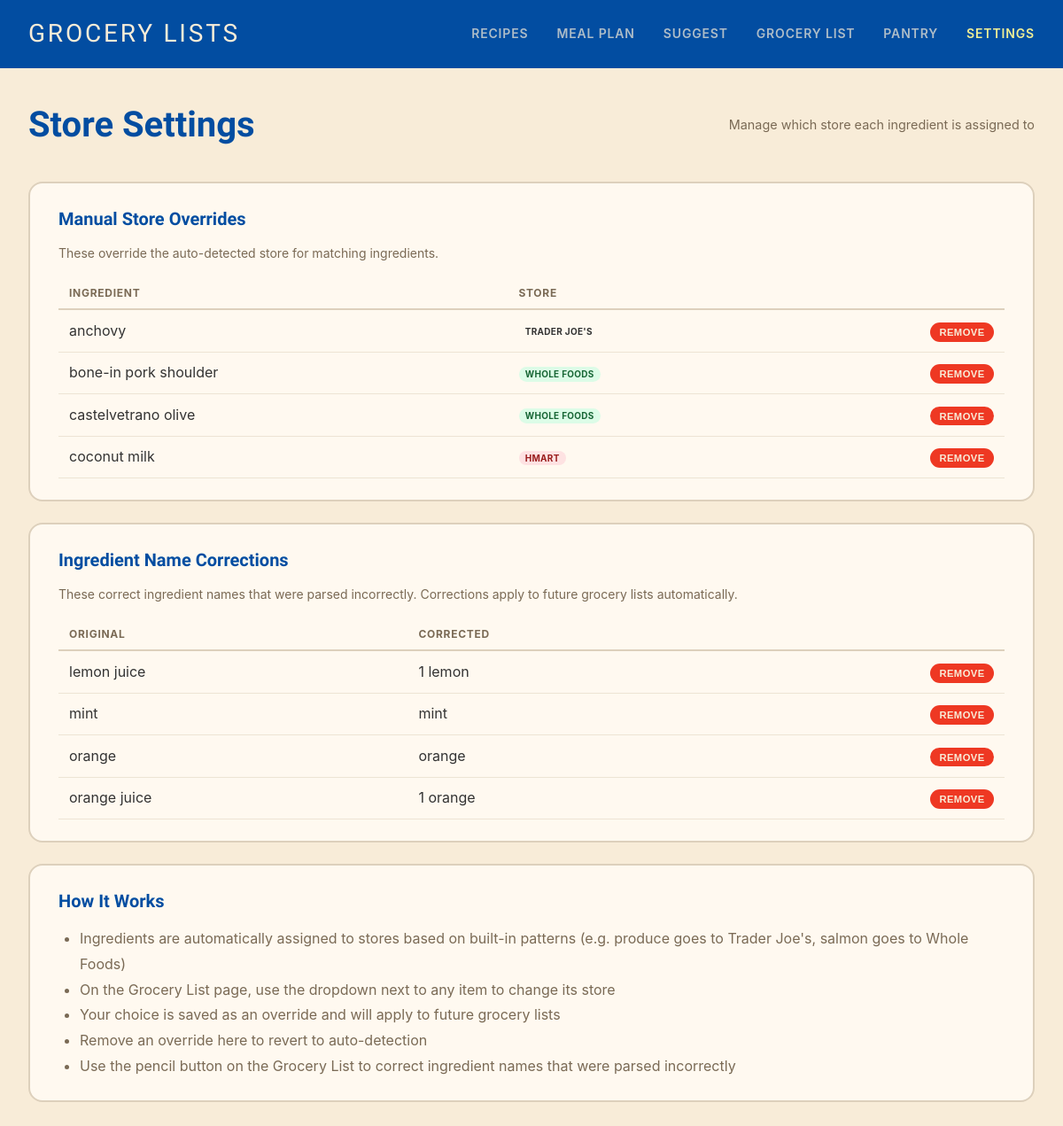
Page /settings/stores on the earlier database version.
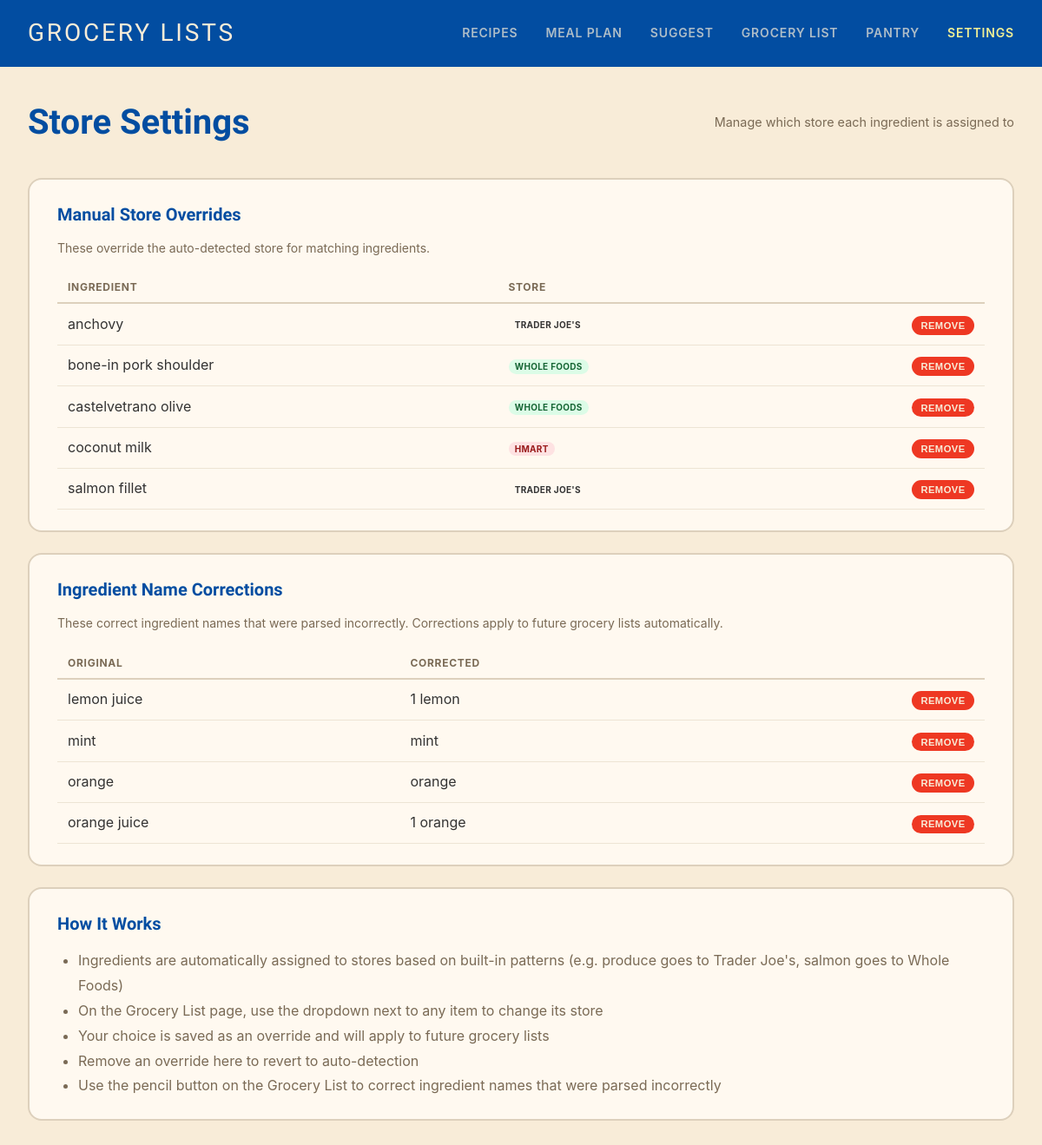
Same page on the later database version.
### tables this page shows
CREATE TABLE ingredient_store_overrides (
            id INTEGER PRIMARY KEY AUTOINCREMENT,
            ingredient_pattern TEXT NOT NULL UNIQUE,
            store TEXT NOT NULL
        );

CREATE TABLE ingredient_name_overrides (
            id INTEGER PRIMARY KEY AUTOINCREMENT,
            original_name TEXT NOT NULL UNIQUE,
            corrected_name TEXT NOT NULL,
            corrected_qty REAL,
            corrected_unit TEXT
        );

### app.py (the view)
@app.route('/settings/stores')
def store_settings():
    overrides = get_store_overrides()
    name_overrides = get_name_overrides()
    return render_template('store_settings.html', overrides=overrides,
                         name_overrides=name_overrides)

### database.py (called while the page is built)
def get_db():
    conn = sqlite3.connect(DATABASE_PATH)
    conn.row_factory = sqlite3.Row
    return conn

def get_store_overrides():
    conn = get_db()
    cursor = conn.cursor()
    cursor.execute("SELECT * FROM ingredient_store_overrides ORDER BY ingredient_pattern")
    rows = cursor.fetchall()
    conn.close()
    return [dict(row) for row in rows]

def get_name_overrides():
    conn = get_db()
    cursor = conn.cursor()
    cursor.execute("SELECT * FROM ingredient_name_overrides ORDER BY original_name")
    rows = cursor.fetchall()
    conn.close()
    return [dict(row) for row in rows]

### templates/store_settings.html (shortened to what this page needs)
{% extends "base.html" %}
{% block content %}
<div class="page-header">
    <h1>Store Settings</h1>
    <p class="subtitle">Manage which store each ingredient is assigned to</p>
</div>
{% if overrides %}
<div class="settings-card">
    <h2>Manual Store Overrides</h2>
    <p class="section-note">These override the auto-detected store for matching ingredients.</p>
    <table class="settings-table">
        <thead>
            <tr>
                <th>Ingredient</th>
                <th>Store</th>
                <th></th>
            </tr>
        </thead>
        <tbody>
            {% for override in overrides %}
            <tr>
                <td>{{ override.ingredient_pattern }}</td>
                <td>
                    <span class="store-badge {{ override.store|lower|replace(' ', '-')|replace("'", '') }}">{{ override.store }}</span>
                </td>
                <td>
                    <form method="POST" action="{{ url_for('delete_store_override_route', override_id=override.id) }}">
                        <button type="submit" class="btn btn-danger btn-small">Remove</button>
                    </form>
                </td>
            </tr>
            {% endfor %}
        </tbody>
    </table>
</div>
{% else %}
<div class="settings-card">
    <h2>Manual Store Overrides</h2>
    <p class="section-note">No manual overrides yet. You can set them from the <a href="{{ url_for('grocery_list') }}">Grocery List</a> page using the store dropdown next to each item.</p>
</div>
{% endif %}
{% if name_overrides %}
<div class="settings-card">
    <h2>Ingredient Name Corrections</h2>
    <p class="section-note">These correct ingredient names that were parsed incorrectly. Corrections apply to future grocery lists automatically.</p>
    <table class="settings-table">
        <thead>
            <tr>
                <th>Original</th>
                <th>Corrected</th>
                <th></th>
            </tr>
        </thead>
        <tbody>
            {% for override in name_overrides %}
            <tr>
                <td>{{ override.original_name }}</td>
                <td>
                    {% if override.corrected_qty %}{{ override.corrected_qty|int if override.corrected_qty == override.corrected_qty|int else override.corrected_qty }}{% if override.corrected_unit %} {{ override.corrected_unit }}{% endif %} {% endif %}{{ override.corrected_name }}
                </td>
                <td>
                    <form method="POST" action="{{ url_for('delete_name_override_route', override_id=override.id) }}">
                        <button type="submit" class="btn btn-danger btn-small">Remove</button>
                    </form>
                </td>
            </tr>
            {% endfor %}
        </tbody>
    </table>
</div>
{% else %}
<div class="settings-card">
    <h2>Ingredient Name Corrections</h2>
    <p class="section-note">No name corrections yet. You can set them from the <a href="{{ url_for('grocery_list') }}">Grocery List</a> page using the edit button next to each item.</p>
</div>
{% endif %}
<div class="settings-card">
    <h2>How It Works</h2>
    <ul class="settings-help-list">
        <li>Ingredients are automatically assigned to stores based on built-in patterns (e.g. produce goes to Trader Joe's, salmon goes to Whole Foods)</li>
        <li>On the Grocery List page, use the dropdown next to any item to change its store</li>
        <li>Your choice is saved as an override and will apply to future grocery lists</li>
        <li>Remove an override here to revert to auto-detection</li>
        <li>Use the pencil button on the Grocery List to correct ingredient names that were parsed incorrectly</li>
    </ul>
</div>
{% endblock %}

### templates/base.html (shortened to what this page needs)
<!DOCTYPE html>
<html lang="en">
<head>
    <link rel="stylesheet" href="{{ url_for('static', filename='style.css') }}">
</head>
<body>
    <nav class="navbar">
        <a href="{{ url_for('index') }}" class="nav-brand">Grocery Lists</a>
        <div class="nav-links">
            <a href="{{ url_for('recipes') }}" {% if request.endpoint == 'recipes' %}class="active"{% endif %}>Recipes</a>
            <a href="{{ url_for('meal_plan') }}" {% if request.endpoint == 'meal_plan' %}class="active"{% endif %}>Meal Plan</a>
            <a href="{{ url_for('suggest_meals_page') }}" {% if request.endpoint == 'suggest_meals_page' %}class="active"{% endif %}>Suggest</a>
            <a href="{{ url_for('grocery_list') }}" {% if request.endpoint == 'grocery_list' %}class="active"{% endif %}>Grocery List</a>
            <a href="{{ url_for('pantry') }}" {% if request.endpoint == 'pantry' %}class="active"{% endif %}>Pantry</a>
            <a href="{{ url_for('store_settings') }}" {% if request.endpoint == 'store_settings' %}class="active"{% endif %}>Settings</a>
        </div>
    </nav>
    <main class="container">
        {% block content %}{% endblock %}
    </main>
</body>
</html>

### static/style.css (style rules this page uses)
* { box-sizing: border-box; margin: 0; padding: 0; }
body { font-family: -apple-system, BlinkMacSystemFont, 'Segoe UI', Roboto, Oxygen, Ubuntu, sans-serif; line-height: 1.6; color: #333; background: #F8ECD8; }
a { color: #024DA1; text-decoration: none; }
h1, h2, h3 { color: #024DA1; font-family: 'Baumans', -apple-system, BlinkMacSystemFont, sans-serif; }
.navbar { background: #024DA1; color: #F8ECD8; padding: 1rem 2rem; display: flex; justify-content: space-between; align-items: center; position: sticky; top: 0; z-index: 100; }
.nav-brand { font-family: 'Baumans', sans-serif; font-size: 1.75rem; font-weight: 400; color: #F8ECD8; text-transform: uppercase; letter-spacing: 0.1em; }
.nav-links { display: flex; gap: 2rem; }
.nav-links a { color: rgba(248, 236, 216, 0.7); text-transform: uppercase; letter-spacing: 0.06em; font-size: 0.875rem; font-weight: 600; transition: color 0.2s; }
.nav-links a:hover, .nav-links a.active { color: #F0EF95; text-decoration: none; }
.container { max-width: 1200px; margin: 0 auto; padding: 2rem; }
.btn { display: inline-block; padding: 0.6rem 1.25rem; border-radius: 30px; border: none; cursor: pointer; font-size: 0.8rem; font-weight: 700; text-transform: uppercase; letter-spacing: 0.04em; transition: all 0.25s; text-align: center; }
.btn-danger { background: #EE3823; color: #F8ECD8; }
.btn-small { padding: 0.3rem 0.65rem; font-size: 0.7rem; }
.page-header { display: flex; justify-content: space-between; align-items: center; margin-bottom: 2rem; flex-wrap: wrap; gap: 1rem; }
.page-header h1 { font-size: 2.5rem; }
.subtitle { color: #7a6a55; font-size: 0.9rem; }
.store-badge { font-size: 0.625rem; padding: 0.15rem 0.45rem; border-radius: 30px; text-transform: uppercase; font-weight: 700; letter-spacing: 0.03em; }
.store-badge.whole-foods { background: #dcfce7; color: #166534; }
.store-badge.hmart { background: #fee2e2; color: #991b1b; }
.section-note { font-size: 0.875rem; color: #7a6a55; margin-bottom: 1rem; }
.settings-card { background: #FFF9F0; padding: 1.5rem 2rem; border-radius: 16px; border: 2px solid #DDD0BC; margin-bottom: 1.5rem; }
.settings-card h2 { font-size: 1.25rem; margin-bottom: 0.75rem; }
.settings-table { width: 100%; border-collapse: collapse; margin-top: 1rem; }
.settings-table th { text-align: left; font-size: 0.75rem; text-transform: uppercase; letter-spacing: 0.06em; color: #7a6a55; padding: 0.5rem 0.75rem; border-bottom: 2px solid #DDD0BC; }
.settings-table td { padding: 0.65rem 0.75rem; border-bottom: 1px solid #EDE4D4; vertical-align: middle; }
.settings-table td:last-child { text-align: right; }
.settings-help-list { padding-left: 1.5rem; color: #7a6a55; line-height: 1.8; }

Differences in the rows shown:
added ingredient_store_overrides: ingredient_pattern "salmon fillet", store "TRADER JOE'S"
